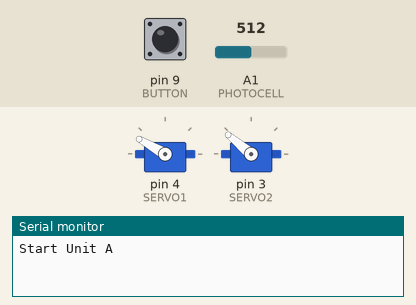
This sketch was run on a simulated Arduino Uno, built with avr-gcc and run on an emulated ATmega328P. Parts: 2 × servo, the last lines printed to the serial monitor. The test bench sets the inputs (shaded band); at power-on: pin 9 (BUTTON) LOW, A1 (PHOTOCELL) = 512.

Above: at 1.2 s.
1.3 s: pin 9 (BUTTON) pulled HIGH for 0.15 s
At 2.2 s:
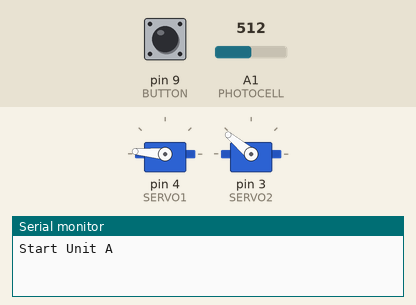
4.4 s: A1 (PHOTOCELL) set to 264
6.1 s: A1 (PHOTOCELL) set to 236
At 6.7 s:
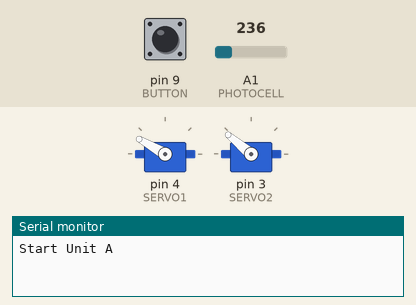
7.6 s: A1 (PHOTOCELL) set to 260
At 8.1 s:
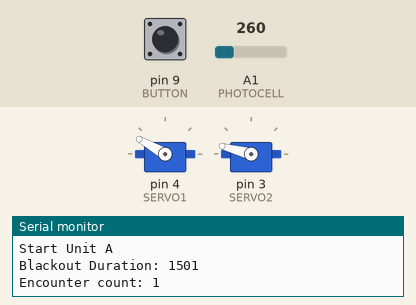
Timing chart, 0 to 10.6 s (numbered marks = the images above; inputs shaded):
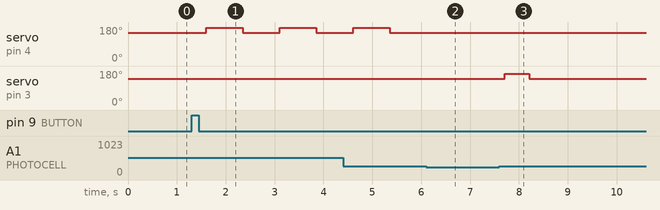

Measured:
- the behaviour switches between 250 and 249 on A1 (PHOTOCELL) (found by bisection; images 1 and 2)
- after the input at 1.3 s, servo on pin 4 (SERVO1): alternates 175° for 0.75 s and 150° for 0.75 s, starting after 0.30 s
- after the input at 6.1 s, servo on pin 4 (SERVO1): stays 150° (without the input it goes to 175° after 0.01 s)
- after the input at 7.6 s, servo on pin 3 (SERVO2): 140° → 165° after 0.11 s, → 140° 0.50 s later

The sketch:

softresetfor_starters-OmegaRuby.ino
```cpp
#include <Servo.h>

/* Diyode CodeShield Constants */
#define SERVO1 4 //Pushes A
#define SERVO2 3 //Pushes Start
#define LED 8
#define PIEZO 6
#define PHOTOCELL 1
#define BUTTON 9

#define SCREEN_DARK 0
#define SCREEN_BRIGHT 1
#define CHECK_SCRREN_DELAY 150
#define WALKING_BUTTONPRESS_DURATION 1500
#define TIME_AFTER_BATTLE 7000
#define DARK 0
#define BRIGHT 1
#define ERR_WUE_PREMATURE_RETURN 1

#define STARTING 1
#define WALKING 2
#define WATCHING 3
#define FOUND 4
Servo servo1;
Servo servo2;

// Unit A Prefs
int servo1Flat = 150;
int servo1Deflect = 25;
int servo2Flat = 140;
int servo2Deflect = 25;
String name = "A";

int photocellPin = 1;     // the cell and 10K pulldown are connected to a1
int photocellReading;     // the analog reading from the sensor divider

// Delayed blackout

int SHINY_GLITCH_LOW = 13500;
int SHINY_GLITCH_HIGH = 21000;
int SHINY_LOW1 = 11800;
int SHINY_LOW2 = 13300;
int SHINY_ABIL1 = 15000;
int SHINY_ABIL2 = 22999;
int SHINY_HIGH = 23000;

/*
// Unit B Prefs
int servo1Flat = 88;
int servo1Deflect = 15;
int servo2Flat = 90;
int servo2Deflect = 10;
String name = "B";
*/

// Immediate blackout
/*
int SHINY_GLITCH_LOW = 5800;
int SHINY_GLITCH_HIGH = 10000;
int SHINY_LOW1 = 11200;
int SHINY_LOW2 = 20300;
int SHINY_ABIL1 = 20300;
int SHINY_ABIL2 = 20301;
int SHINY_HIGH = 24500;
*/

unsigned int mode = 1;

unsigned int encounter_count = 0;
unsigned char dark_threshold = 250;
unsigned int bike_count = 0;
long last_blackout = 0;
//unsigned long start_time;

void setup() {
  Serial.begin (115200);
  Serial.print("Start Unit ");
  Serial.println(name);

  servo1.attach(SERVO1);
  servo1.write(servo1Flat);

  servo2.attach(SERVO2);
  servo2.write(servo2Flat);

}

void loop() {
  switch (mode) {
    case STARTING:
      watchButton();
      break;
    case WALKING:
      doWalking();
      break;
    case WATCHING:
      break;
    case FOUND:
      break;
  }
}

void watchButton() {
  if (digitalRead(BUTTON) == HIGH) {
    digitalWrite(LED, LOW);
    mode = WALKING;
  }
}

void doWalking()
{
//    start_time = millis();
    while(1) //While the screen is bright
    {
        long blackout_duration = walk_until_encounter();
        encounter_count++;
        if(is_shiny(blackout_duration)) //If found pokemon is shiny
        {
         //   unsigned long shiny_time = millis() - start_time;
            Serial.print("Shiny: ");
            Serial.println(encounter_count);
         //   Serial.print("Elapsed time at Shiny: ");
         //   Serial.println(shiny_time);
            encounter_count = 0;
            beep();
            digitalWrite(LED, HIGH);
            mode = FOUND;
            return;
        }
        else
        {
            Serial.print("Encounter count: ");
            Serial.println(encounter_count);
            tapScreen(); //Leaves the battle
            delay(TIME_AFTER_BATTLE); //Waits the predetermined time before resuming search
        }
    }
}

int is_shiny(long blackout_duration)
{
    last_blackout = blackout_duration;
    long shiny_threshold = SHINY_HIGH;
    Serial.print("Blackout Duration: ");
    Serial.println(blackout_duration);

   if(is_between(blackout_duration, SHINY_GLITCH_LOW, SHINY_GLITCH_HIGH) )
    {
        return 1;
    }
    else
        return 0;
}


int is_between(long val, long lower, long upper)
{
    return (val > lower && val < upper);
}

//Leaves a none shiny encounter
void tapScreen() {
  delay(100);
  servo2.write(servo2Flat + servo2Deflect); //Presses Start to soft reset
  delay(500);
  servo2.write(servo2Flat);
  delay(11000); //Waits for game to resume
  servo1.write(servo1Flat + servo1Deflect); //Presses A to skip opening animation
  delay(1000);
  servo1.write(servo1Flat);
  delay(1500);
  servo1.write(servo1Flat + servo1Deflect); //Presses A open save files
  delay(1000);
  servo1.write(servo1Flat);
  delay(3500);
  servo1.write(servo1Flat + servo1Deflect); //Presses A to open save file
  delay(1000);
  servo1.write(servo1Flat);
  delay(3500);
  servo1.write(servo1Flat + servo1Deflect); //Presses A to open bag
  delay(1000);
  servo1.write(servo1Flat);

}

void beep() {
 analogWrite( PIEZO, 128);
 delay(400);
 digitalWrite(PIEZO, LOW);
}

//Presses A until the screen goes dark
 int walk_until_encounter()
{
    unsigned long dark_start = 0;
    unsigned char screen_state = SCREEN_BRIGHT;

    while(1)
    {
        delay(CHECK_SCRREN_DELAY);
        if(screen_state == SCREEN_BRIGHT)
        {
            servo1.write(servo1Flat);
            if(millis() % WALKING_BUTTONPRESS_DURATION * 2 < WALKING_BUTTONPRESS_DURATION)
            {
              servo1.write(servo1Flat + servo1Deflect);
            }
            else
            {

              servo1.write(servo1Flat);

            }

      }
        int curr = analogRead(PHOTOCELL);

        curr < dark_threshold ? curr = DARK : curr = BRIGHT;

        if(screen_state == SCREEN_BRIGHT && curr == DARK)
        {
            screen_state = SCREEN_DARK;
            servo1.write(servo1Flat);
            servo2.write(servo2Flat);
            dark_start = millis();
        }

        else if(screen_state == SCREEN_DARK && curr == BRIGHT)
        {
            unsigned long ret = millis() - dark_start;
             return ret;
        }
    }
}
```
